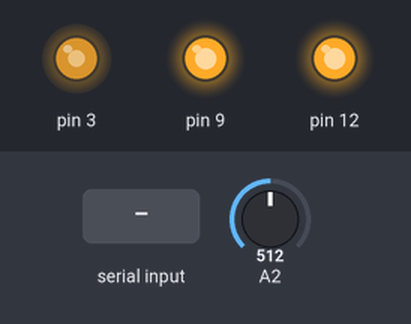
A sketch run on a simulated Arduino Uno, built with avr-gcc and run on an emulated ATmega328P. On the bench: output pins drawn as LEDs (lit = HIGH). Inputs (shaded band) come from the test bench; at power-on: A2 = 512. What the sketch prints to the serial monitor is not drawn.

Above: at 1.2 s.
1.3 s: "0;" received over Serial
At 2.1 s:
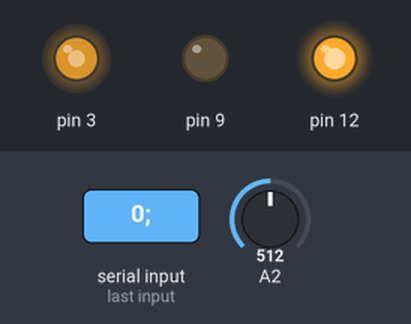
2.8 s: A2 set to 7
4.3 s: A2 set to 4
At 5.5 s:
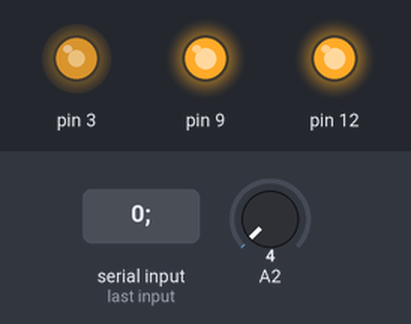
5.8 s: "90,45,200;" received over Serial
At 6.8 s:
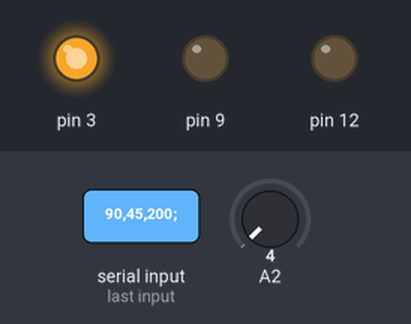
7.3 s: "1;" received over Serial
At 7.9 s:
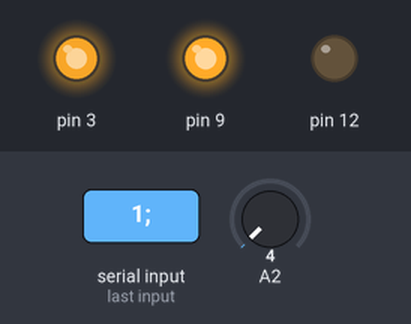
8.8 s: "2;" received over Serial
At 9.1 s:
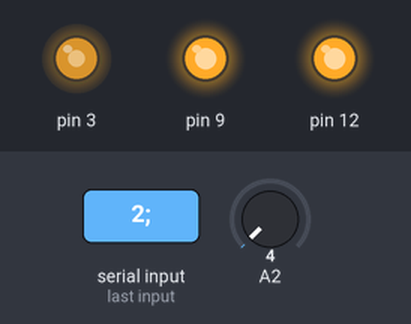
Timing chart, 0 to 11.3 s (numbered marks = the images above; inputs shaded):
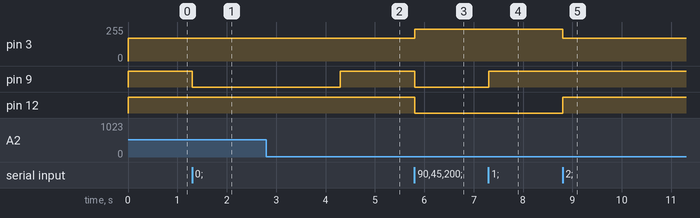

Measured:
- the behaviour switches between 6 and 5 on A2 (found by bisection; images 1 and 2)
- after the input at 1.3 s, pin 9: HIGH → LOW at once
- after the input at 4.3 s, pin 9: LOW → HIGH at once
- after the input at 5.8 s, pin 3: 170/255 → 240/255 at once; pin 9, pin 12: HIGH → LOW at once
- after the input at 7.3 s, pin 9: LOW → HIGH at once
- after the input at 8.8 s, pin 3: 240/255 → 170/255 at once; pin 12: LOW → HIGH at once

The sketch:

Unity_test_180725.ino
```cpp
#define SPEED2 240  // スライダを縮める場合
#define SPEED1 170  // スライダを高速で動かす場合（これが最高速）
#define JITTER 6    // スライダが正しい位置に移動したかを判定する閾値

int slide;        // 受信したデータ（スライダを移動させる位置）
int speed_level;  // 指定したモータの回転速度（現在未使用）
int diff;         // 指定されたスライダの位置と現在の位置の差

void setup() {
  Serial.begin(38400);
  // モーターAの制御用ピン設定
  pinMode(12, OUTPUT); // 回転方向 (HIGH/LOW)
  pinMode(9, OUTPUT); // ブレーキ (HIGH/LOW)
  pinMode(3, OUTPUT); // PWMによるスピード制御 (0-255)

  digitalWrite(12, HIGH);
  digitalWrite(9, HIGH);
  analogWrite(3, SPEED1);

  speed_level = SPEED1;
}

void loop() {
  if ( Serial.available() ) {//受信の有無
    //key_move(str);

    String str = Serial.readStringUntil(';');//1bit以上の情報を通信
    slide = str.toInt();//intに変換
    //Serial.println("1");

    if(slide >= 0){
      slide_device();
    }else{
      speed_change(slide);
    }
  }

  int v = analogRead(A2);
  Serial.println(v);
}

/*スライダの位置を決める*/
void slide_device(){
  int vr = analogRead(A2); //A2にボリューム部の2ピンを接続。1=5V,0=GND

  if(vr > slide){     // モーターA: 正転
    digitalWrite(12, HIGH);
    digitalWrite(9, LOW);
    analogWrite(3, SPEED1);

    while(vr > slide){    // 受信したデータよりスライダの位置が大きい場合
      vr = analogRead(A2);
      diff = vr - slide;
      if(-JITTER < diff && diff < JITTER){  // 一定の閾値以内であれば指定の位置まで移動したとみなす
        break;
      }
      if ( Serial.available() ) {   // 上記で制止しなかったとしても，伸縮距離が変更されているかもしれないので再度データを受信
        String str = Serial.readStringUntil(';');
        slide = str.toInt();
      }
      delay(1);
    }
    digitalWrite(9, HIGH);
  }else if(vr < slide){     // モーターA: 逆転
    digitalWrite(12, LOW);
    digitalWrite(9, LOW);
    analogWrite(3, SPEED2);

   while(vr < slide){    // 受信したデータよりスライダの位置が小さい場合
      vr = analogRead(A2);
      int diff = vr - slide;
      if(-JITTER < diff && diff < JITTER){  // 一定の閾値以内であれば指定の位置まで移動したとみなす
        break;
      }
      if ( Serial.available() ) {   // 上記で制止しなかったとしても，伸縮距離が変更されているかもしれないので再度データを受信
        String str = Serial.readStringUntil(';');
        slide = str.toInt();
      }
      delay(1);
    }
    digitalWrite(9, HIGH);
  }
}
/*speedを変える（動的な変更はできてない）*/
void speed_change(int speedFlag){
  if(speedFlag == -1){
    speed_level = SPEED1;
  }else if(speedFlag == -2){
    speed_level = SPEED2;
  }
  analogWrite(3, speed_level);
}

/*デバッグ用*/
void key_move(char mode){
  int vr = analogRead(A2); //A2にボリューム部の2ピンを接続。1=5V,0=GND

  switch (mode) {
    case '0' :
      digitalWrite(12, HIGH);
      digitalWrite(9, LOW);
      while(vr > 0){
        analogWrite(3, SPEED1);
        vr = analogRead(A2);
      }
      digitalWrite(12, HIGH);
      digitalWrite(9, HIGH);
      analogWrite(3, SPEED1);
      break;
    case '1' :
      digitalWrite(12, LOW);
      digitalWrite(9, LOW);
      while(vr < 512){
        analogWrite(3, SPEED1);
        vr = analogRead(A2);
      }
      digitalWrite(12, HIGH);
      digitalWrite(9, HIGH);
      analogWrite(3, SPEED1);
      break;
    case '2' :
      digitalWrite(12, HIGH);
      digitalWrite(9, HIGH);
      break;
  }

  delay(10);
}
```
